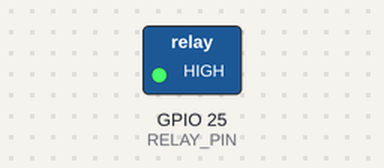
This sketch was run on a simulated ESP32. Parts: switched loads named in the sketch (green lamp = pin HIGH).

Above: at 2.0 s.
At 6.0 s:
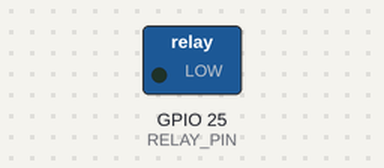
Timing chart, 0 to 10.4 s (numbered marks = the images above):
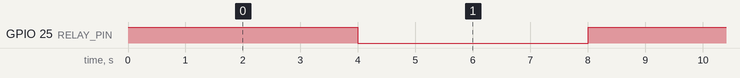

Measured:
- by itself, GPIO 25 (RELAY_PIN): alternates HIGH for 4.0 s and LOW for 4.0 s

The sketch:

Test-Electrovane.ino
```cpp
 #define RELAY_PIN 25 // ESP32 pin GPIO16 connected to the electromagnetic lock via the relay

// the setup function runs once when you press reset or power the board
void setup() {
  // initialize digital pin GPIO16 as an output.
  pinMode(RELAY_PIN, OUTPUT);
}

// the loop function runs over and over again forever
void loop() {
  digitalWrite(RELAY_PIN, HIGH); // lock the door
  delay(4000);
  digitalWrite(RELAY_PIN, LOW);  // unlock the door
  delay(4000);
}
```
